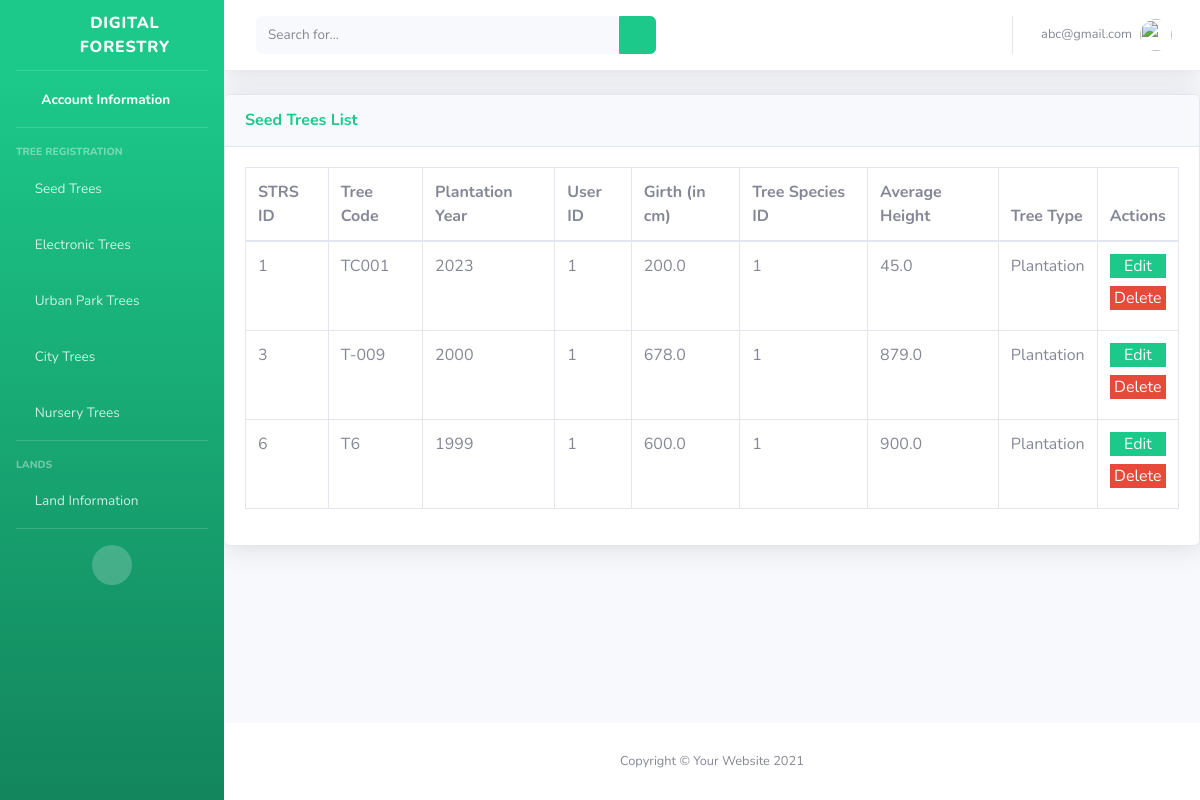
The app's page /home/strs/ (signed in), older data.
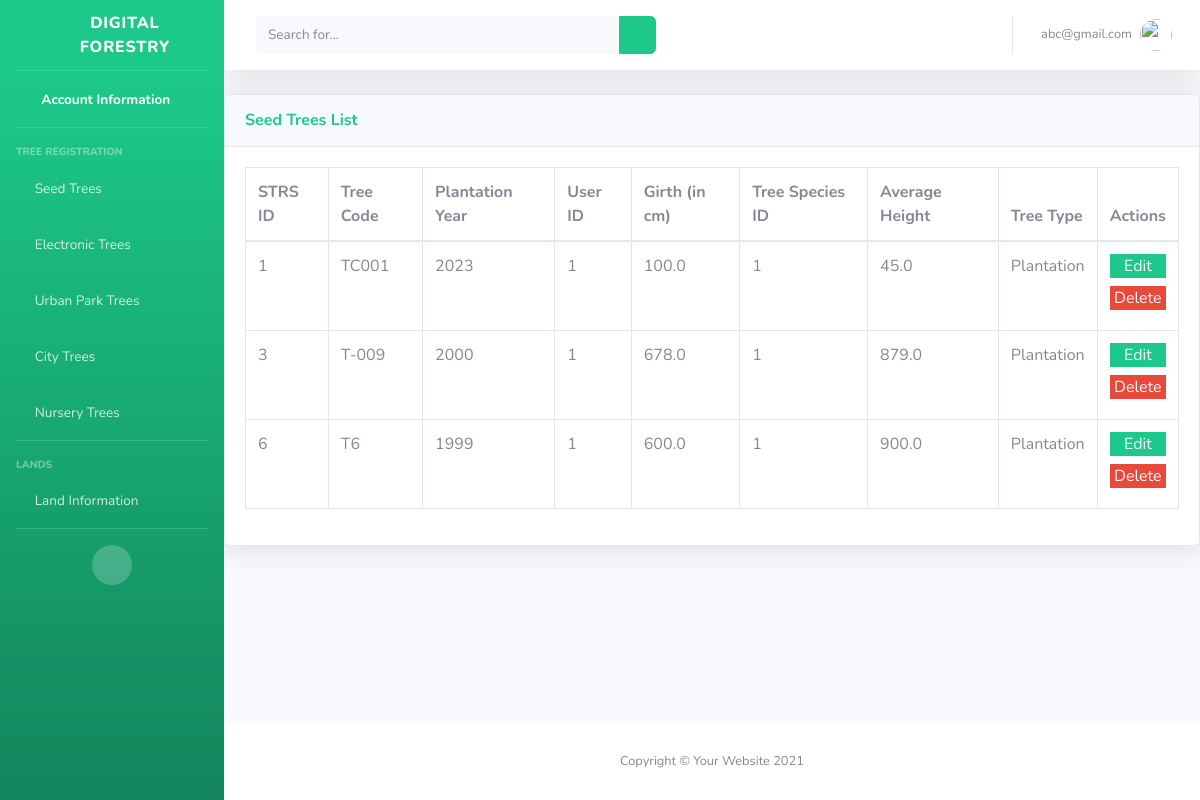
The same page, newer data.
### main/models.py (models this page shows)
class CustomUser(AbstractUser):
    username = None
    first_name = None
    last_name = None
    email = models.EmailField(max_length=200, unique=True)
    USERNAME_FIELD = "email"
    REQUIRED_FIELDS = []
    objects = CustomUserManager()

class STRSForestInformation(models.Model):
    tree_species = models.ForeignKey(TreeSpecies, on_delete = models.CASCADE)
    user = models.ForeignKey(CustomUser, on_delete=models.CASCADE)
    tree_type = models.CharField(
        max_length=30,
        choices=TreeType.choices,
        default= TreeType.PLANTATION
    )
    tree_code = models.CharField(max_length=200)
    plantation_year = models.IntegerField()
    girth_cm = models.FloatField()
    average_height = models.FloatField()

### main/views.py (the view)
# urls.py: path('home/strs/', views.strs_information_view, name="strs_information"),
@login_required(login_url="/")
def strs_information_view(request):
    try:
        strs_information_datas = get_list_or_404(STRSForestInformation, user_id = request.user.id)
        return render(request, "main/strsview.html", {"strs_information_datas":strs_information_datas})
    except Exception as e:
        strs_information_datas = None
        return render(request, "main/strsview.html", {"strs_information_datas":strs_information_datas})

### main/custom_auth_backend.py (called while the page is built)
    def get_user(self, user_id):
        try:
            return CustomUser.objects.get(pk=user_id)
        except CustomUser.DoesNotExist:
            return None

### main/templates/main/strsview.html (shortened to what this page needs)
{% extends "signups/base.html" %} {% load static %}
  {% block content %}
  <body>
    <div class="card shadow mb-4">
      <div class="card-header py-3">
        <h6 class="m-0 font-weight-bold text-success">Seed Trees List</h6>
      </div>
      <div class="card-body">
        <div class="table-responsive">
          <table
            class="table table-bordered"
            id="dataTable"
            width="100%"
            cellspacing="0"
          >
            <thead>
              <tr>
                <th>STRS ID</th>
                <th>Tree Code</th>
                <th>Plantation Year</th>
                <th>User ID</th>
                <th>Girth (in cm)</th>
                <th>Tree Species ID</th>
                <th>Average Height</th>
                <th>Tree Type</th>
                <th>Actions</th>
              </tr>
            </thead>
            <tbody>
              {% if strs_information_datas %}
              {% for strs_information_data in strs_information_datas %}
              <tr>
                <td>{{strs_information_data.id}}</td>
                <td>{{strs_information_data.tree_code}}</td>
                <td>{{strs_information_data.plantation_year}}</td>
                <td>{{strs_information_data.user_id}}</td>
                <td>{{strs_information_data.girth_cm}}</td>
                <td>{{strs_information_data.tree_species_id}}</td>
                <td>{{strs_information_data.average_height}}</td>
                <td>{{strs_information_data.tree_type}}</td>
                <td>
                  <div class="border-0 mb-2 w-full btn-success text-center">
                    <a href="{%url 'main:strs_information_update' strs_information_data.id%}" class="text-gray-100"> Edit </a>
                  </div>
                  <div class="border-0 mb-2 w-full btn-danger text-center">
                    <a href="{%url 'main:strs_information_delete' strs_information_data.id %}" class="text-gray-100"> Delete </a>
                  </div>
                </td>
              </tr>
              {% endfor %}
              {% endif %}
            </tbody>
          </table>
        </div>
      </div>
    </div>
  </body>
  {% endblock %}

### main/templates/signups/base.html (shortened to what this page needs)
{% load static %}
<!DOCTYPE html>
<html lang="en">
  <head>
    <link
      href="{% static 'vendor/fontawesome-free/css/all.min.css' %}"
      rel="stylesheet"
      type="text/css"
    />
    <link href=" {% static 'css/sb-admin-2.min.css'%} " rel="stylesheet" />
  </head>
  <body id="page-top">
    <div id="wrapper">
      <ul
        class="navbar-nav bg-gradient-success sidebar sidebar-dark accordion"
        id="accordionSidebar"
      >
        <a
          class="sidebar-brand d-flex align-items-center justify-content-center"
          href="index.html"
        >
          <div class="sidebar-brand-icon rotate-n-15">
            <i class="fas fa-leaf"></i>
          </div>
          <div class="sidebar-brand-text mx-3">Digital Forestry</div>
        </a>
        <hr class="sidebar-divider my-0" />
        <li class="nav-item active">
          <a class="nav-link" href="{% url 'main:account_information'%}">
            <i class="fas fa-fw fa-address-book"></i>
            <span>Account Information</span></a
          >
        </li>
        <hr class="sidebar-divider" />
        <div class="sidebar-heading">Tree Registration</div>
        <li class="nav-item">
          <a
            class="nav-link collapsed"
            href="#"
            data-toggle="collapse"
            data-target="#collapseSTRS"
            aria-expanded="true"
            aria-controls="collapseTwo"
          >
            <i class="fas fa-tree"></i>
            <span>Seed Trees</span>
          </a>
        </li>
        <li class="nav-item">
          <a
            class="nav-link collapsed"
            href="#"
            data-toggle="collapse"
            data-target="#collapseETRS"
            aria-expanded="true"
            aria-controls="collapseUtilities"
          >
            <i class="fa fa-tree"></i>
            <span>Electronic Trees</span>
          </a>
        </li>
        <li class="nav-item">
            <a
              class="nav-link collapsed"
              href="#"
              data-toggle="collapse"
              data-target="#collapseUPRS"
              aria-expanded="true"
              aria-controls="collapseUtilities"
            >
              <i class="fa fa-tree"></i>
              <span>Urban Park Trees</span>
            </a>
          </li>
        <li class="nav-item">
            <a
              class="nav-link collapsed"
              href="#"
              data-toggle="collapse"
              data-target="#collapseCTRS"
              aria-expanded="true"
              aria-controls="collapseUtilities"
            >
              <i class="fa fa-tree"></i>
              <span>City Trees</span>
            </a>
          </li>
        <li class="nav-item">
            <a
              class="nav-link collapsed"
              href="#"
              data-toggle="collapse"
              data-target="#collapseNIRS"
              aria-expanded="true"
              aria-controls="collapseUtilities"
            >
              <i class="fa fa-tree"></i>
              <span>Nursery Trees</span>
            </a>
          </li>
        <hr class="sidebar-divider" />
        <div class="sidebar-heading">Lands</div>
          <li class="nav-item">
            <a
              class="nav-link collapsed"
              href="#"
              data-toggle="collapse"
              data-target="#collapseLand"
              aria-expanded="true"
              aria-controls="collapseUtilities"
            >
              <i class="fa fa-map"></i>
              <span>Land Information</span>
            </a>
          </li>
        <hr class="sidebar-divider d-none d-md-block" />
        <div class="text-center d-none d-md-inline">
          <button class="rounded-circle border-0" id="sidebarToggle"></button>
        </div>
      </ul>
      <div id="content-wrapper" class="d-flex flex-column">
        <div id="content">
          <nav
            class="navbar navbar-expand navbar-light bg-white topbar mb-4 static-top shadow"
          >
            <form
              class="d-none d-sm-inline-block form-inline mr-auto ml-md-3 my-2 my-md-0 mw-100 navbar-search"
            >
              <div class="input-group">
                <input
                  type="text"
                  class="form-control bg-light border-0 small"
                  placeholder="Search for..."
                  aria-label="Search"
                  aria-describedby="basic-addon2"
                />
                <div class="input-group-append">
                  <button class="btn btn-success" type="button">
                    <i class="fas fa-search fa-sm"></i>
                  </button>
                </div>
              </div>
            </form>
            <ul class="navbar-nav ml-auto">
              <li class="nav-item dropdown no-arrow">
                <a
                  class="nav-link dropdown-toggle"
                  href="#"
                  id="userDropdown"
                  role="button"
                  data-toggle="dropdown"
                  aria-haspopup="true"
                  aria-expanded="false"
                >
                  <span class="mr-2 d-none d-lg-inline text-gray-600 small"
                    >{{user}}</span
                  >
                  <img
                    class="img-profile rounded-circle"
                    src="{%static 'img/undraw_profile.svg'%}"
                  />
                </a>
              </li>
            </ul>
          </nav>
          <div>
            {% block content %}{% endblock %}
          </div>
        </div>
        <footer class="sticky-footer bg-white">
          <div class="container my-auto">
            <div class="copyright text-center my-auto">
              <span>Copyright &copy; Your Website 2021</span>
            </div>
          </div>
        </footer>
      </div>
    </div>
  </body>
</html>

Row changes from the older to the newer data that the page shows:
changed STRSForestInformation "TC001": girth_cm "200.0" → "100.0"
